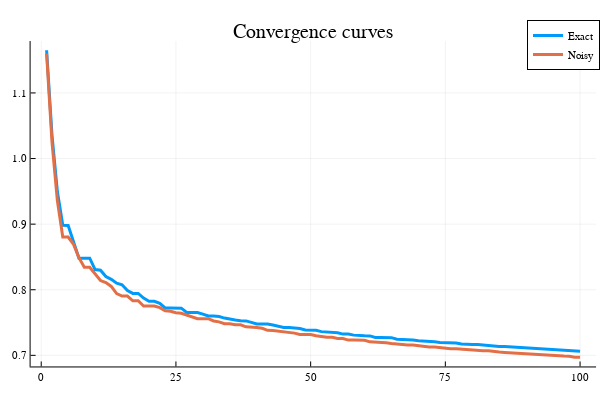

The notebook cell saved with this chart:
### Markdown cell above
**Question 3 :** Résoudre le problème en utilisant un algorithme de sous-gradient. Dans un premier temps vous utiliserez un sous-gradient exact (Question 1), puis vous introduirez un bruit artificiel qui suit une distribution normale de moyenne nulle et d'écart-type $3 e-1$.

**Question 4 :** Vous afficherez les courbes de convergence de $f_{best}^k-f_{star}$, avec $f_{star}$ obtenue à la Question 1.

### Code cell
#Pkg.add("Plots")
using Plots

#Initialisation
x = zeros(n,1);
xp = x
i = 0;
fbest =1e10; # $f_{best}^0$: cas du sous-gradient exact
fbestp=1e10; # $f_{best}^0$: cas du sous-gradient bruité
histo =[];# Suite des itérés f_{best}^k-f_{star} pour le cas du sous-gradient exact
histop=[];# Suite des itérés f_{best}^k-f_{star}, pour le cas du sous-gradient bruité

#Niveau de bruit
noise_lvl=.3;

# Resolution 
# Insérer votre code
for i in 1:100
    # Definition de alpha
    alpha = 1/(100*i)
    
    # Calcul du sous-gradient 
    deltaf = subgrad(A,b,x)
    deltafp = subgrad(A,b,xp) + noise_lvl*rand(n,1)
    
    # Mise à jour des x
    x = x - alpha*deltaf
    xp = xp - alpha*deltafp
    
    # Mise à jour des fbest
    fbest = min(fbest,findmax(abs.(A*x-b))[1])
    fbestp = min(fbestp,findmax(abs.(A*xp-b))[1])
    
    append!(histo,fbest-f_star)
    append!(histop,fbestp-f_star)
end
# Fin insérer code

#Affichage des courbes de convergence
plotly();
iter=1:100;
hf=[histo,histop];
plot(iter,hf,title="Convergence curves",label=["Exact" "Noisy"],lw=3)

### Figure 1 — Plotly figure (JSON) as saved in the notebook; plotly's stock layout.template omitted (floating-point values rounded to 4 significant figures)
{"data": [{"colorbar": {"title": ""}, "legendgroup": "Exact", "line": {"color": "rgba(0, 154, 250, 1.000)", "dash": "solid", "shape": "linear", "width": 3}, "mode": "lines", "name": "Exact", "showlegend": true, "type": "scatter", "x": [1, 2, 3, 4, 5, 6, 7, 8, 9, 10, 11, 12, 13, 14, 15, 16, 17, 18, 19, 20, 21, 22, 23, 24, 25, 26, 27, 28, 29, 30, 31, 32, 33, 34, 35, 36, 37, 38, 39, 40, 41, 42, 43, 44, 45, 46, 47, 48, 49, 50, 51, 52, 53, 54, 55, 56, 57, 58, 59, 60, 61, 62, 63, 64, 65, 66, 67, 68, 69, 70, 71, 72, 73, 74, 75, 76, 77, 78, 79, 80, 81, 82, 83, 84, 85, 86, 87, 88, 89, 90, 91, 92, 93, 94, 95, 96, 97, 98, 99, 100], "xaxis": "x", "y": [1.165, 1.036, 0.9496, 0.8983, 0.8979, 0.874, 0.8482, 0.8482, 0.8482, 0.8307, 0.8298, 0.8202, 0.8159, 0.8101, 0.8076, 0.7989, 0.7944, 0.7944, 0.7873, 0.7825, 0.7825, 0.7793, 0.7723, 0.7723, 0.7722, 0.7719, 0.7653, 0.7653, 0.7653, 0.7629, 0.7601, 0.7599, 0.7591, 0.7568, 0.7549, 0.7538, 0.7528, 0.7525, 0.7503, 0.7478, 0.7477, 0.7477, 0.7462, 0.7442, 0.7426, 0.7424, 0.7421, 0.7409, 0.7386, 0.7382, 0.7382, 0.7362, 0.7354, 0.7344, 0.7344, 0.7324, 0.7324, 0.7308, 0.7308, 0.7298, 0.7296, 0.7273, 0.7273, 0.7271, 0.727, 0.7245, 0.7245, 0.7245, 0.7234, 0.7223, 0.7221, 0.7221, 0.7209, 0.7196, 0.7193, 0.7193, 0.7189, 0.7175, 0.7165, 0.7165, 0.7164, 0.7154, 0.7147, 0.7143, 0.7134, 0.7134, 0.7129, 0.7118, 0.7117, 0.7116, 0.7101, 0.7096, 0.7096, 0.7096, 0.7081, 0.7079, 0.7076, 0.7076, 0.7065, 0.7062], "yaxis": "y", "zmax": null, "zmin": null}, {"colorbar": {"title": ""}, "legendgroup": "Noisy", "line": {"color": "rgba(227, 111, 71, 1.000)", "dash": "solid", "shape": "linear", "width": 3}, "mode": "lines", "name": "Noisy", "showlegend": true, "type": "scatter", "x": [1, 2, 3, 4, 5, 6, 7, 8, 9, 10, 11, 12, 13, 14, 15, 16, 17, 18, 19, 20, 21, 22, 23, 24, 25, 26, 27, 28, 29, 30, 31, 32, 33, 34, 35, 36, 37, 38, 39, 40, 41, 42, 43, 44, 45, 46, 47, 48, 49, 50, 51, 52, 53, 54, 55, 56, 57, 58, 59, 60, 61, 62, 63, 64, 65, 66, 67, 68, 69, 70, 71, 72, 73, 74, 75, 76, 77, 78, 79, 80, 81, 82, 83, 84, 85, 86, 87, 88, 89, 90, 91, 92, 93, 94, 95, 96, 97, 98, 99, 100], "xaxis": "x", "y": [1.16, 1.025, 0.9354, 0.8804, 0.8804, 0.8692, 0.8489, 0.8343, 0.8343, 0.8237, 0.814, 0.8109, 0.805, 0.7942, 0.7904, 0.7904, 0.7832, 0.7832, 0.7752, 0.7752, 0.7752, 0.7727, 0.7679, 0.7673, 0.765, 0.7641, 0.7613, 0.7584, 0.756, 0.756, 0.756, 0.7524, 0.751, 0.7483, 0.7483, 0.7468, 0.7466, 0.7435, 0.7432, 0.7426, 0.7412, 0.7382, 0.7378, 0.7368, 0.7368, 0.7349, 0.7339, 0.7319, 0.7318, 0.7318, 0.7299, 0.7283, 0.7276, 0.7276, 0.7257, 0.7257, 0.7233, 0.7233, 0.7233, 0.7231, 0.7206, 0.7203, 0.7196, 0.7191, 0.718, 0.7172, 0.7158, 0.7158, 0.7157, 0.7144, 0.7132, 0.7127, 0.7127, 0.7117, 0.7114, 0.7101, 0.7101, 0.7095, 0.7089, 0.7073, 0.7069, 0.7069, 0.7069, 0.7055, 0.705, 0.7044, 0.7039, 0.7038, 0.7027, 0.7018, 0.7018, 0.7018, 0.7004, 0.7003, 0.6992, 0.6992, 0.6989, 0.6987, 0.6971, 0.6971], "yaxis": "y", "zmax": null, "zmin": null}], "layout": {"annotations": [{"font": {"color": "rgba(0, 0, 0, 1.000)", "family": "sans-serif", "size": 20}, "rotation": 0, "showarrow": false, "text": "Convergence curves", "x": 0.5222, "xanchor": "center", "xref": "paper", "y": 1, "yanchor": "top", "yref": "paper"}], "height": 400, "legend": {"bgcolor": "rgba(255, 255, 255, 1.000)", "bordercolor": "rgba(0, 0, 0, 1.000)", "borderwidth": 1, "font": {"color": "rgba(0, 0, 0, 1.000)", "family": "sans-serif", "size": 11}, "title": {"font": {"color": "rgba(0, 0, 0, 1.000)", "family": "sans-serif", "size": 15}, "text": ""}, "tracegroupgap": 0, "traceorder": "normal", "x": 1, "xanchor": "auto", "y": 1, "yanchor": "auto"}, "margin": {"b": 20, "l": 0, "r": 0, "t": 20}, "paper_bgcolor": "rgba(255, 255, 255, 1.000)", "plot_bgcolor": "rgba(255, 255, 255, 1.000)", "showlegend": true, "width": 600, "xaxis": {"anchor": "y", "domain": [0.05101, 0.9934], "gridcolor": "rgba(0, 0, 0, 0.100)", "gridwidth": 0.5, "linecolor": "rgba(0, 0, 0, 1.000)", "mirror": false, "range": [-1.97, 103.0], "showgrid": true, "showline": true, "showticklabels": true, "tickangle": 0, "tickcolor": "rgb(0, 0, 0)", "tickfont": {"color": "rgba(0, 0, 0, 1.000)", "family": "sans-serif", "size": 11}, "tickmode": "array", "ticks": "inside", "ticktext": ["0", "25", "50", "75", "100"], "tickvals": [0, 25, 50, 75, 100], "title": "", "titlefont": {"color": "rgba(0, 0, 0, 1.000)", "family": "sans-serif", "size": 15}, "type": "-", "visible": true, "zeroline": false, "zerolinecolor": "rgba(0, 0, 0, 1.000)"}, "yaxis": {"anchor": "x", "domain": [0.03762, 0.9415], "gridcolor": "rgba(0, 0, 0, 0.100)", "gridwidth": 0.5, "linecolor": "rgba(0, 0, 0, 1.000)", "mirror": false, "range": [0.6831, 1.179], "showgrid": true, "showline": true, "showticklabels": true, "tickangle": 0, "tickcolor": "rgb(0, 0, 0)", "tickfont": {"color": "rgba(0, 0, 0, 1.000)", "family": "sans-serif", "size": 11}, "tickmode": "array", "ticks": "inside", "ticktext": ["0.7", "0.8", "0.9", "1.0", "1.1"], "tickvals": [0.7, 0.8, 0.9, 1, 1.1], "title": "", "titlefont": {"color": "rgba(0, 0, 0, 1.000)", "family": "sans-serif", "size": 15}, "type": "-", "visible": true, "zeroline": false, "zerolinecolor": "rgba(0, 0, 0, 1.000)"}}}
